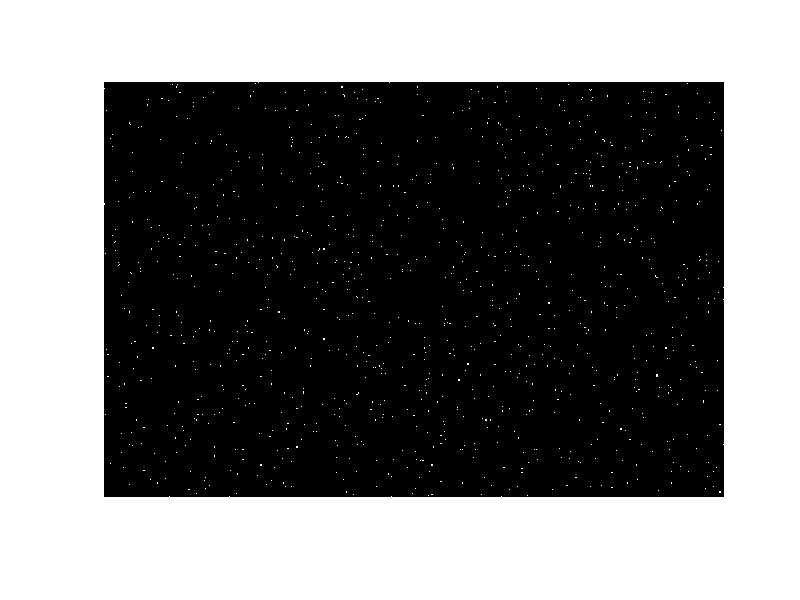
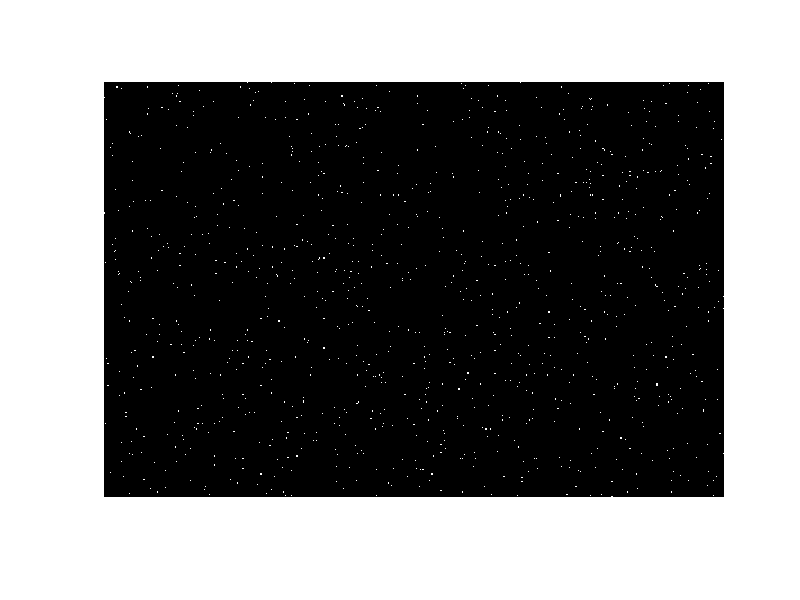

These charts were generated, in order, by the following MATLAB code:
clc,clear all,close all
d=0.01;
I=zeros(369,551);
IN=imnoise(I,'salt & pepper',d);
figure,imshow(IN);

IT=[imnoise(zeros(8,551),'salt & pepper',d);IN];
IT(370:369+8,:)=[];
figure,imshow(IT);

%%%White/Black
white=size(find(IN(:)==1));
black=size(find(IN(:)==0));
bwRatio=black/white;
bwRatio

imwrite(IN,'..\..\TubitakGpu\Codes\OPENPIV\openpiv-matlab-master\openpiv-matlab-master\test1\test2.bmp','bmp');
imwrite(IT,'..\..\TubitakGpu\Codes\OPENPIV\openpiv-matlab-master\openpiv-matlab-master\test1\test1.bmp','bmp');

%imwrite(IT,'test.bmp','bmp');
